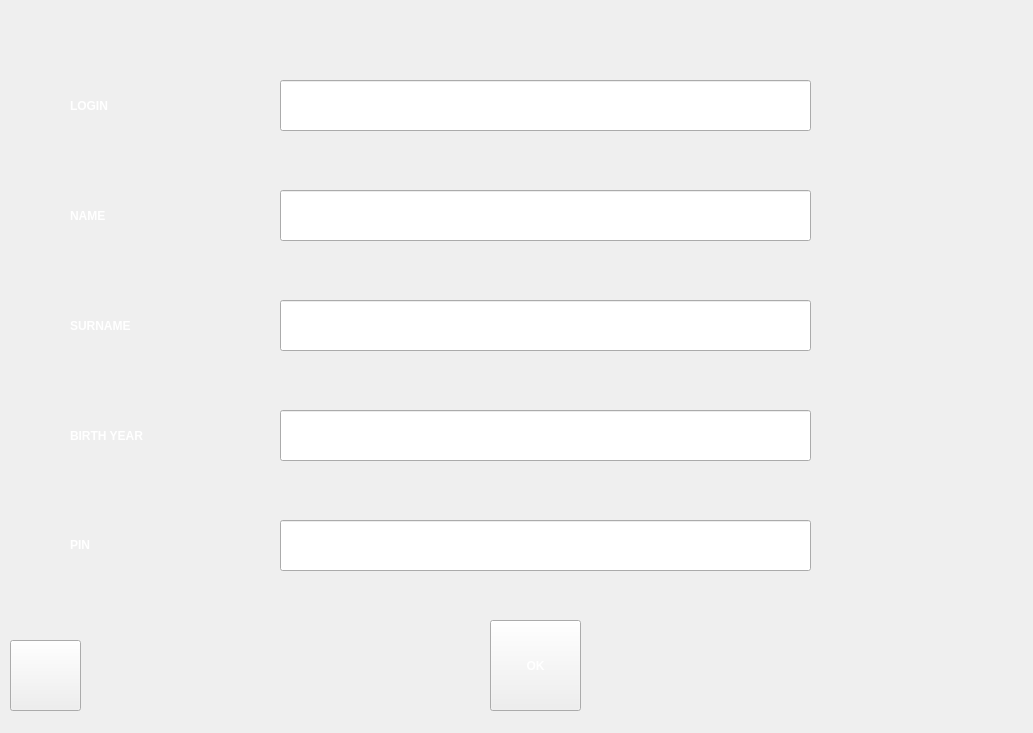
    <widget class="QWidget" name="signUpScreen">
     <widget class="QLabel" name="signUpScreenBackLabel">
      <property name="geometry">
       <rect>
        <x>0</x>
        <y>0</y>
        <width>1024</width>
        <height>724</height>
       </rect>
      </property>
      <property name="styleSheet">
       <string notr="true">background-image: url(:/backs/backs/loginSceneBack.png);</string>
      </property>
      <property name="text">
       <string/>
      </property>
     </widget>
     <widget class="QPushButton" name="signUpLogOutBtn">
      <property name="geometry">
       <rect>
        <x>10</x>
        <y>640</y>
        <width>71</width>
        <height>71</height>
       </rect>
      </property>
      <property name="styleSheet">
       <string notr="true">border-image: url(:/icons/icons/signOutBtnColor.png);</string>
      </property>
      <property name="text">
       <string/>
      </property>
     </widget>
     <widget class="QLabel" name="signUpLoginLabel">
      <property name="geometry">
       <rect>
        <x>70</x>
        <y>90</y>
        <width>101</width>
        <height>31</height>
       </rect>
      </property>
      <property name="styleSheet">
       <string notr="true">font: 75 25pt &quot;Nirmala UI&quot;;
font-weight: bold;
color: white;</string>
      </property>
      <property name="text">
       <string>LOGIN</string>
      </property>
     </widget>
     <widget class="QLabel" name="signUpNameLabel">
      <property name="geometry">
       <rect>
        <x>70</x>
        <y>190</y>
        <width>101</width>
        <height>51</height>
       </rect>
      </property>
      <property name="styleSheet">
       <string notr="true">font: 75 25pt &quot;Nirmala UI&quot;;
font-weight: bold;
color: white;</string>
      </property>
      <property name="text">
       <string>NAME</string>
      </property>
     </widget>
     <widget class="QLabel" name="signUpSurnameLabel">
      <property name="geometry">
       <rect>
        <x>70</x>
        <y>305</y>
        <width>171</width>
        <height>41</height>
       </rect>
      </property>
      <property name="styleSheet">
       <string notr="true">font: 75 25pt &quot;Nirmala UI&quot;;
font-weight: bold;
color: white;</string>
      </property>
      <property name="text">
       <string>SURNAME</string>
      </property>
     </widget>
     <widget class="QLabel" name="signUpBirthYearLabel">
      <property name="geometry">
       <rect>
        <x>70</x>
        <y>410</y>
        <width>191</width>
        <height>51</height>
       </rect>
      </property>
      <property name="styleSheet">
       <string notr="true">font: 75 25pt &quot;Nirmala UI&quot;;
font-weight: bold;
color: white;</string>
      </property>
      <property name="text">
       <string>BIRTH YEAR</string>
      </property>
     </widget>
     <widget class="QLabel" name="signUpPINLabel">
      <property name="geometry">
       <rect>
        <x>70</x>
        <y>524</y>
        <width>61</width>
        <height>41</height>
       </rect>
      </property>
      <property name="styleSheet">
       <string notr="true">font: 75 25pt &quot;Nirmala UI&quot;;
font-weight: bold;
color: white;</string>
      </property>
      <property name="text">
       <string>PIN</string>
      </property>
     </widget>
     <widget class="QLineEdit" name="signUpLoginLineEdit">
      <property name="geometry">
       <rect>
        <x>280</x>
        <y>80</y>
        <width>531</width>
        <height>51</height>
       </rect>
      </property>
     </widget>
     <widget class="QLineEdit" name="signUpNameLineEdit">
      <property name="geometry">
       <rect>
        <x>280</x>
        <y>190</y>
        <width>531</width>
        <height>51</height>
       </rect>
      </property>
     </widget>
     <widget class="QLineEdit" name="signUpSurnameLineEdit">
      <property name="geometry">
       <rect>
        <x>280</x>
        <y>300</y>
        <width>531</width>
        <height>51</height>
       </rect>
      </property>
     </widget>
     <widget class="QLineEdit" name="signUpBirthYearLineEdit">
      <property name="geometry">
       <rect>
        <x>280</x>
        <y>410</y>
        <width>531</width>
        <height>51</height>
       </rect>
      </property>
     </widget>
     <widget class="QLineEdit" name="signUpPINLineEdit">
      <property name="geometry">
       <rect>
        <x>280</x>
        <y>520</y>
        <width>531</width>
        <height>51</height>
       </rect>
      </property>
     </widget>
     <widget class="QPushButton" name="signUpOKBtn">
      <property name="geometry">
       <rect>
        <x>490</x>
        <y>620</y>
        <width>91</width>
        <height>91</height>
       </rect>
      </property>
      <property name="styleSheet">
       <string notr="true">font: 75 20pt &quot;Nirmala UI&quot;;
font-weight: bold;
color: white;
border-image: url(:/icons/icons/roundButton.png);</string>
      </property>
      <property name="text">
       <string>OK</string>
      </property>
     </widget>
     <widget class="QLabel" name="signUpNameErrorLabel">
      <property name="geometry">
       <rect>
        <x>290</x>
        <y>140</y>
        <width>611</width>
        <height>41</height>
       </rect>
      </property>
      <property name="styleSheet">
       <string notr="true">font: 75 15pt &quot;Nirmala UI&quot;;
font-weight: bold;
color: red;</string>
      </property>
      <property name="text">
       <string/>
      </property>
     </widget>
     <widget class="QLabel" name="signUpSurnameErrorLabel">
      <property name="geometry">
       <rect>
        <x>290</x>
        <y>250</y>
        <width>631</width>
        <height>41</height>
       </rect>
      </property>
      <property name="styleSheet">
       <string notr="true">font: 75 15pt &quot;Nirmala UI&quot;;
font-weight: bold;
color: red;</string>
      </property>
      <property name="text">
       <string/>
      </property>
     </widget>
     <widget class="QLabel" name="signUpBirthYearErrorLabel">
      <property name="geometry">
       <rect>
        <x>290</x>
        <y>360</y>
        <width>631</width>
        <height>41</height>
       </rect>
      </property>
      <property name="styleSheet">
       <string notr="true">font: 75 15pt &quot;Nirmala UI&quot;;
font-weight: bold;
color: red;</string>
      </property>
      <property name="text">
       <string/>
      </property>
     </widget>
     <widget class="QLabel" name="signUpPINErrorLabel">
      <property name="geometry">
       <rect>
        <x>290</x>
        <y>470</y>
        <width>651</width>
        <height>41</height>
       </rect>
      </property>
      <property name="styleSheet">
       <string notr="true">font: 75 15pt &quot;Nirmala UI&quot;;
font-weight: bold;
color: red;</string>
      </property>
      <property name="text">
       <string/>
      </property>
     </widget>
     <widget class="QLabel" name="signUpLoginErrorLabel">
      <property name="geometry">
       <rect>
        <x>290</x>
        <y>30</y>
        <width>611</width>
        <height>41</height>
       </rect>
      </property>
      <property name="styleSheet">
       <string notr="true">font: 75 15pt &quot;Nirmala UI&quot;;
font-weight: bold;
color: red;</string>
      </property>
      <property name="text">
       <string/>
      </property>
     </widget>
     <widget class="QLabel" name="signUpLoginExistErrorLabel">
      <property name="geometry">
       <rect>
        <x>230</x>
        <y>580</y>
        <width>601</width>
        <height>41</height>
       </rect>
      </property>
      <property name="styleSheet">
       <string notr="true">font: 75 15pt &quot;Nirmala UI&quot;;
font-weight: bold;
color: red;</string>
      </property>
      <property name="text">
       <string/>
      </property>
     </widget>
    </widget>
